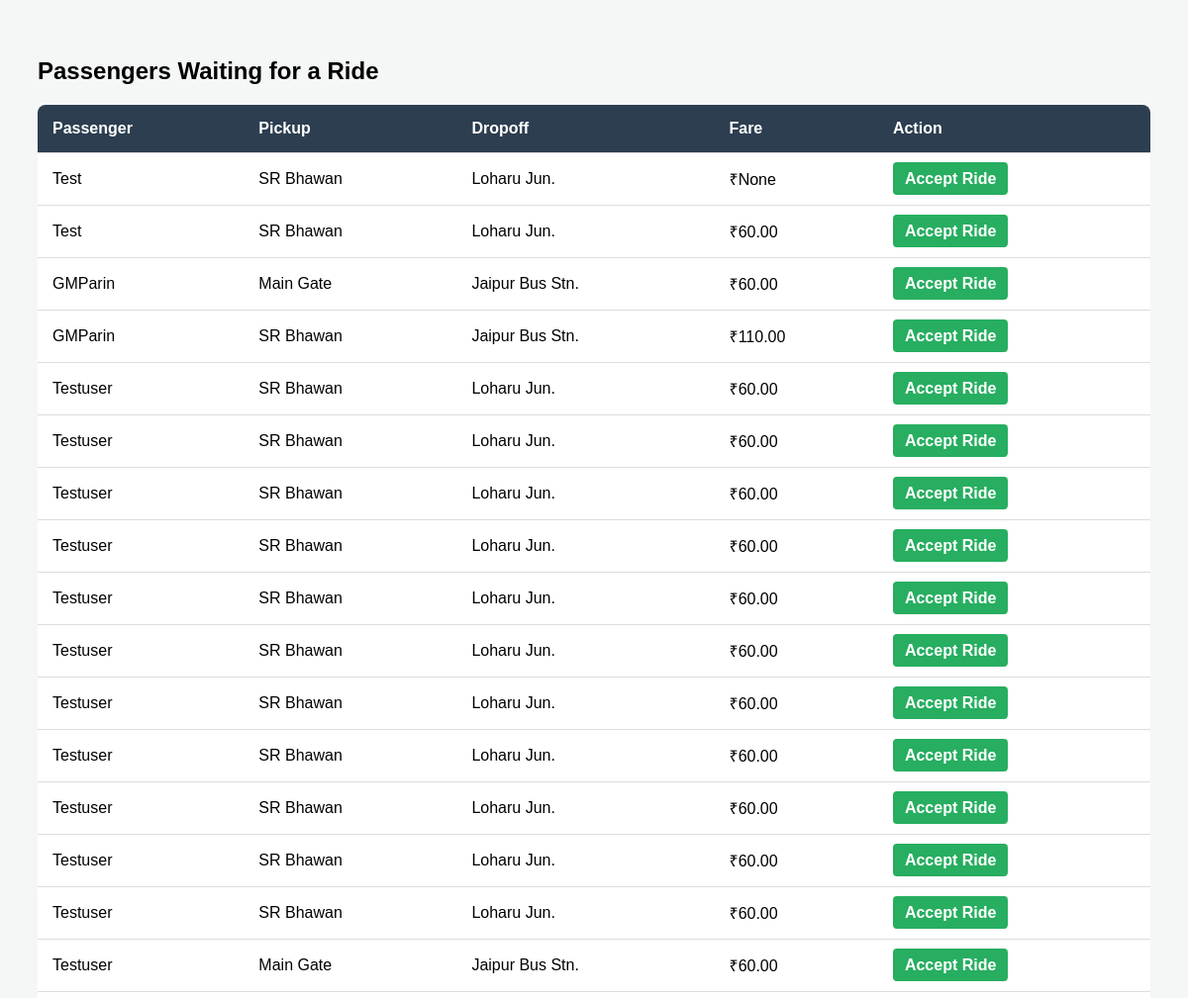
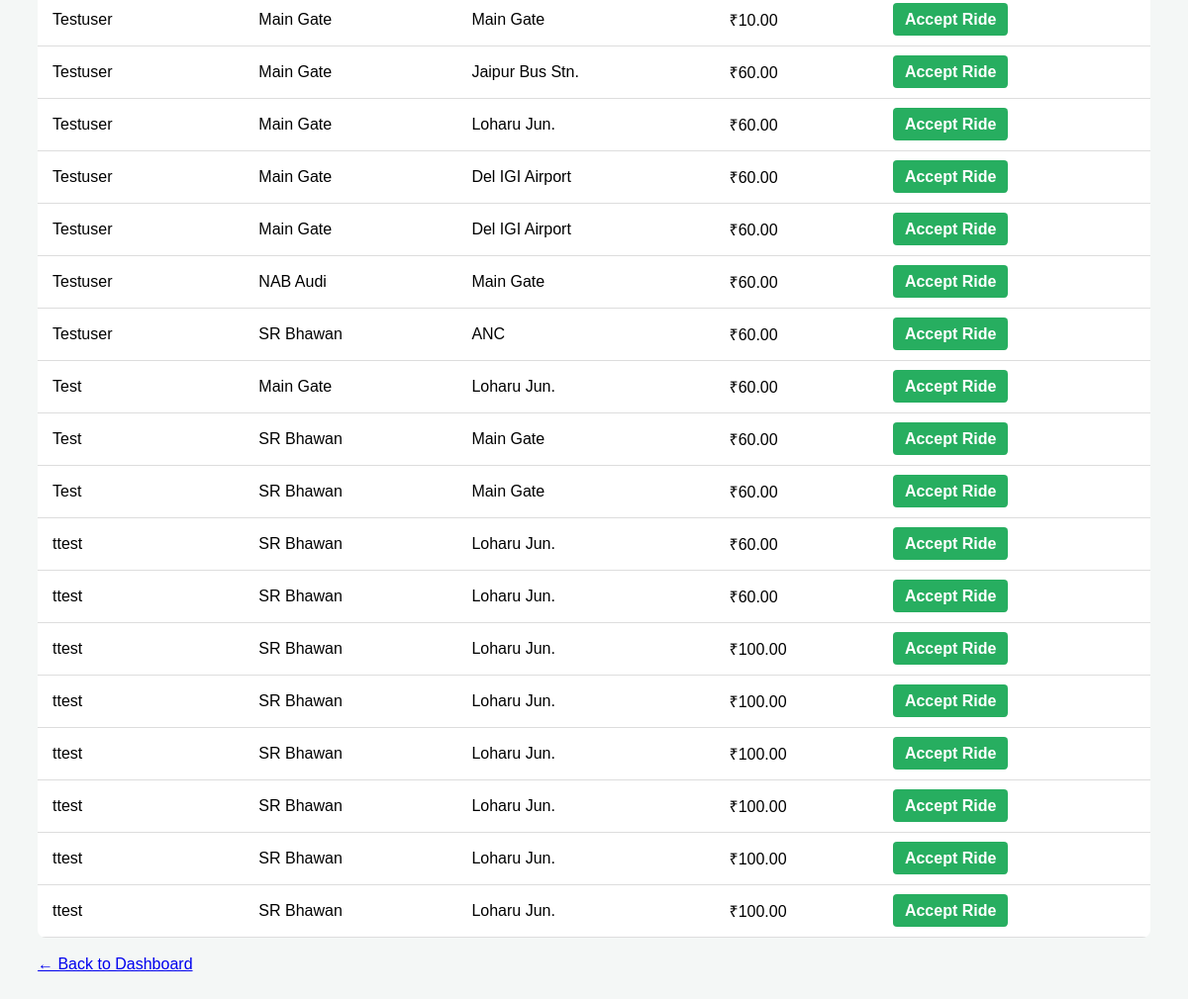
Page /trips/available-requests/ (signed in) on the committed database (2 pictures, top to bottom).
### trips/models.py (models this page shows, shortened)
class CarPoolRequest(models.Model):
    Request_status=(
        ('pending', 'Pending'),
        ('accepted', 'Accepted'),
        ('rejected', 'Rejected'),
        ('cancelled', 'Cancelled')
    )
    passenger = models.ForeignKey('users.User', on_delete=models.CASCADE, related_name='ride_requests')
    trip = models.ForeignKey(Trip, on_delete=models.CASCADE, related_name='requests', null=True, blank=True)
    pickup_node = models.ForeignKey('network.Node', on_delete=models.RESTRICT, related_name='pickups')
    dropoff_node = models.ForeignKey('network.Node', on_delete=models.RESTRICT, related_name='dropoffs')
    status = models.CharField(max_length=20, choices=Request_status, default='pending')
    estimated_fare = models.DecimalField(max_digits=8, decimal_places=2, null=True, blank=True)
    created_at = models.DateTimeField(auto_now_add=True)

### users/models.py (models this page shows, shortened)
class User(AbstractUser):
    ROLE_CHOICES = (
        ('passenger','Passenger'),
        ('driver','Driver'),
        ('admin','Admin'),
    )
    role = models.CharField(max_length=20, choices = ROLE_CHOICES, default='passenger')
    wallet_balance = models.DecimalField(max_digits=8, decimal_places=2, default=0.00)

### network/models.py (models this page shows, shortened)
class Node(models.Model):
    name = models.CharField(max_length=15, unique=True)
    latitude = models.DecimalField(max_digits=9, decimal_places=6, null=True, blank=True)
    longitude = models.DecimalField(max_digits=9, decimal_places=6, null=True, blank=True)

### trips/views.py (the view)
# urls.py: path('available-requests/', available_requests_view, name='available-requests'),
@login_required
def available_requests_view(request):
    if request.user.role != 'driver':
        return redirect('request-ride-ssr')
    pending_requests = CarPoolRequest.objects.filter(status='pending')
    return render(request, 'trips/available_requests.html', {
        'requests': pending_requests
    })

### trips/templates/trips/available_requests.html (shortened to what this page needs)
<!DOCTYPE html>
<html>
<head>
</head>
<body>
    <h2>Passengers Waiting for a Ride</h2>
    <table>
        <thead>
            <tr>
                <th>Passenger</th>
                <th>Pickup</th>
                <th>Dropoff</th>
                <th>Fare</th>
                <th>Action</th>
            </tr>
        </thead>
        <tbody>
            {% for req in requests %}
            <tr>
                <td>{{ req.passenger.username }}</td>
                <td>{{ req.pickup_node.name }}</td>
                <td>{{ req.dropoff_node.name }}</td>
                <td>₹{{ req.estimated_fare }}</td>
                <td>
                    <a href="#" class="btn-accept">Accept Ride</a>
                </td>
            </tr>
            {% empty %}
            <tr><td colspan="5">No pending requests at the moment.</td></tr>
            {% endfor %}
        </tbody>
    </table>
    <br>
    <a href="{% url 'driver-dashboard' %}">&larr; Back to Dashboard</a>
</body>
</html>

### trips/templates/trips/available_requests.html (style rules this page uses)
body { font-family: sans-serif; padding: 30px; background: #f4f7f6; }
table { width: 100%; border-collapse: collapse; background: white; border-radius: 8px; overflow: hidden; }
th, td { padding: 15px; text-align: left; border-bottom: 1px solid #ddd; }
th { background-color: #2c3e50; color: white; }
.btn-accept { background: #27ae60; color: white; padding: 8px 12px; text-decoration: none; border-radius: 4px; font-weight: bold; }

### rows in the picture
CarPoolRequest: passenger.username "Test", pickup_node.name "SR Bhawan", dropoff_node.name "Loharu Jun.", estimated_fare "None"
CarPoolRequest: passenger.username "Test", pickup_node.name "SR Bhawan", dropoff_node.name "Loharu Jun.", estimated_fare "60.00"
CarPoolRequest: passenger.username "GMParin", pickup_node.name "Main Gate", dropoff_node.name "Jaipur Bus Stn.", estimated_fare "60.00"
CarPoolRequest: passenger.username "GMParin", pickup_node.name "SR Bhawan", dropoff_node.name "Jaipur Bus Stn.", estimated_fare "110.00"
CarPoolRequest: passenger.username "Testuser", pickup_node.name "SR Bhawan", dropoff_node.name "Loharu Jun.", estimated_fare "60.00"
CarPoolRequest: passenger.username "Testuser", pickup_node.name "SR Bhawan", dropoff_node.name "Loharu Jun.", estimated_fare "60.00"
CarPoolRequest: passenger.username "Testuser", pickup_node.name "SR Bhawan", dropoff_node.name "Loharu Jun.", estimated_fare "60.00"
CarPoolRequest: passenger.username "Testuser", pickup_node.name "SR Bhawan", dropoff_node.name "Loharu Jun.", estimated_fare "60.00"
CarPoolRequest: passenger.username "Testuser", pickup_node.name "SR Bhawan", dropoff_node.name "Loharu Jun.", estimated_fare "60.00"
CarPoolRequest: passenger.username "Testuser", pickup_node.name "SR Bhawan", dropoff_node.name "Loharu Jun.", estimated_fare "60.00"
CarPoolRequest: passenger.username "Testuser", pickup_node.name "SR Bhawan", dropoff_node.name "Loharu Jun.", estimated_fare "60.00"
CarPoolRequest: passenger.username "Testuser", pickup_node.name "SR Bhawan", dropoff_node.name "Loharu Jun.", estimated_fare "60.00"
CarPoolRequest: passenger.username "Testuser", pickup_node.name "SR Bhawan", dropoff_node.name "Loharu Jun.", estimated_fare "60.00"
CarPoolRequest: passenger.username "Testuser", pickup_node.name "SR Bhawan", dropoff_node.name "Loharu Jun.", estimated_fare "60.00"
CarPoolRequest: passenger.username "Testuser", pickup_node.name "SR Bhawan", dropoff_node.name "Loharu Jun.", estimated_fare "60.00"
CarPoolRequest: passenger.username "Testuser", pickup_node.name "Main Gate", dropoff_node.name "Jaipur Bus Stn.", estimated_fare "60.00"
CarPoolRequest: passenger.username "Testuser", pickup_node.name "Main Gate", dropoff_node.name "Main Gate", estimated_fare "10.00"
CarPoolRequest: passenger.username "Testuser", pickup_node.name "Main Gate", dropoff_node.name "Jaipur Bus Stn.", estimated_fare "60.00"
CarPoolRequest: passenger.username "Testuser", pickup_node.name "Main Gate", dropoff_node.name "Loharu Jun.", estimated_fare "60.00"
CarPoolRequest: passenger.username "Testuser", pickup_node.name "Main Gate", dropoff_node.name "Del IGI Airport", estimated_fare "60.00"
CarPoolRequest: passenger.username "Testuser", pickup_node.name "Main Gate", dropoff_node.name "Del IGI Airport", estimated_fare "60.00"
CarPoolRequest: passenger.username "Testuser", pickup_node.name "NAB Audi", dropoff_node.name "Main Gate", estimated_fare "60.00"
CarPoolRequest: passenger.username "Testuser", pickup_node.name "SR Bhawan", dropoff_node.name "ANC", estimated_fare "60.00"
CarPoolRequest: passenger.username "Test", pickup_node.name "Main Gate", dropoff_node.name "Loharu Jun.", estimated_fare "60.00"
CarPoolRequest: passenger.username "Test", pickup_node.name "SR Bhawan", dropoff_node.name "Main Gate", estimated_fare "60.00"
CarPoolRequest: passenger.username "Test", pickup_node.name "SR Bhawan", dropoff_node.name "Main Gate", estimated_fare "60.00"
CarPoolRequest: passenger.username "ttest", pickup_node.name "SR Bhawan", dropoff_node.name "Loharu Jun.", estimated_fare "60.00"
CarPoolRequest: passenger.username "ttest", pickup_node.name "SR Bhawan", dropoff_node.name "Loharu Jun.", estimated_fare "60.00"
CarPoolRequest: passenger.username "ttest", pickup_node.name "SR Bhawan", dropoff_node.name "Loharu Jun.", estimated_fare "100.00"
CarPoolRequest: passenger.username "ttest", pickup_node.name "SR Bhawan", dropoff_node.name "Loharu Jun.", estimated_fare "100.00"
CarPoolRequest: passenger.username "ttest", pickup_node.name "SR Bhawan", dropoff_node.name "Loharu Jun.", estimated_fare "100.00"
CarPoolRequest: passenger.username "ttest", pickup_node.name "SR Bhawan", dropoff_node.name "Loharu Jun.", estimated_fare "100.00"
CarPoolRequest: passenger.username "ttest", pickup_node.name "SR Bhawan", dropoff_node.name "Loharu Jun.", estimated_fare "100.00"
CarPoolRequest: passenger.username "ttest", pickup_node.name "SR Bhawan", dropoff_node.name "Loharu Jun.", estimated_fare "100.00"
